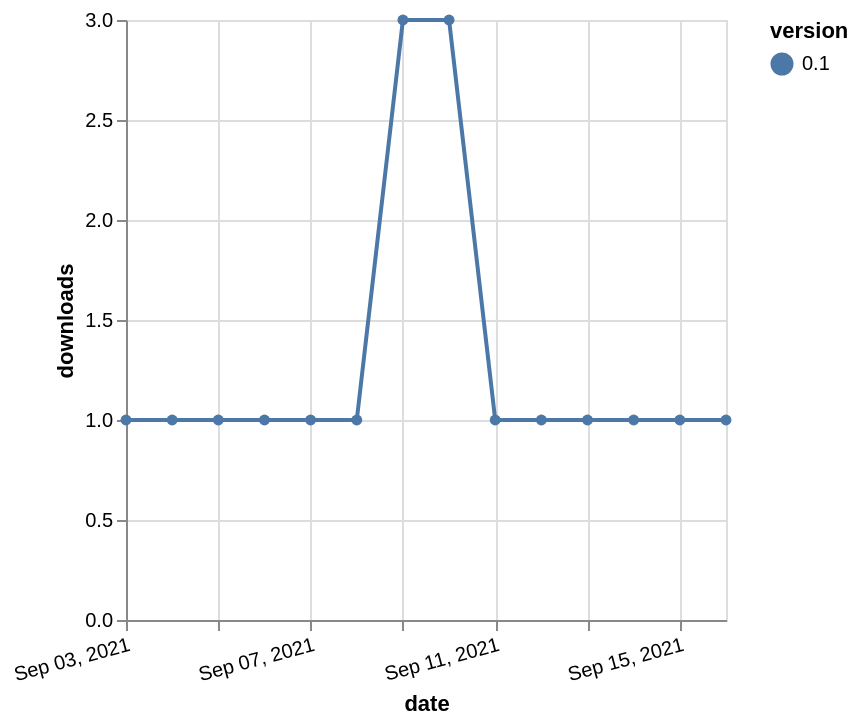

The specification (Vega-Lite) saved for this image:
### Vega-Lite specification from a JSON file in a GitHub repository (floating-point values rounded to 4 significant figures)
{"$schema": "https://vega.github.io/schema/vega-lite/v5.json", "description": "A simple bar chart with embedded data.", "data": {"values": [{"date": "2021-09-03", "total": 594, "delta": 1, "version": "0.1"}, {"date": "2021-09-04", "total": 595, "delta": 1, "version": "0.1"}, {"date": "2021-09-05", "total": 596, "delta": 1, "version": "0.1"}, {"date": "2021-09-06", "total": 597, "delta": 1, "version": "0.1"}, {"date": "2021-09-07", "total": 598, "delta": 1, "version": "0.1"}, {"date": "2021-09-08", "total": 599, "delta": 1, "version": "0.1"}, {"date": "2021-09-09", "total": 602, "delta": 3, "version": "0.1"}, {"date": "2021-09-10", "total": 605, "delta": 3, "version": "0.1"}, {"date": "2021-09-11", "total": 606, "delta": 1, "version": "0.1"}, {"date": "2021-09-12", "total": 607, "delta": 1, "version": "0.1"}, {"date": "2021-09-13", "total": 608, "delta": 1, "version": "0.1"}, {"date": "2021-09-14", "total": 609, "delta": 1, "version": "0.1"}, {"date": "2021-09-15", "total": 610, "delta": 1, "version": "0.1"}, {"date": "2021-09-16", "total": 611, "delta": 1, "version": "0.1"}]}, "width": "container", "mark": {"type": "line", "point": {"filled": true}}, "encoding": {"x": {"field": "date", "type": "temporal", "timeUnit": "yearmonthdate", "title": "date", "axis": {"labelAngle": -15}}, "y": {"field": "delta", "type": "quantitative", "title": "downloads"}, "color": {"field": "version", "type": "nominal"}, "tooltip": {"field": "delta"}}}
